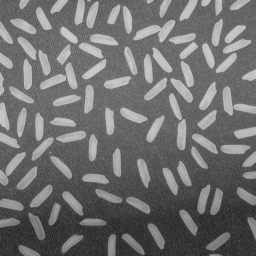
%> input picture MATLAB/Examples/rice.png, 256 x 256 px
$ octave F4_38.m   (GNU Octave 9; MATLAB toolbox functions it lacks are replaced by stand-ins)
%> lines starting %> are read from the running program, lines starting %| are printed output that depends on the picture
% F4_38.m

close all
clear
clc

I=imread('rice.png');
%> I is the input picture: size 256x256 uint8; min 40, max 204, mean 111.2
subplot(3,3,1),imshow(I),ylabel('原图像');
subplot(3,3,2),imhist(I);

%方法1-系统函数
J=imadjust(I,[40/255 204/255],[0/255 255/255]);    %图像的最小灰度值为40，最大灰度值为204
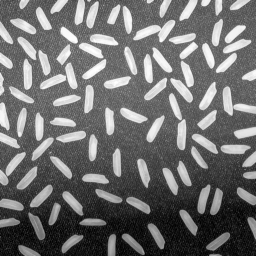
%> J: size 256x256 uint8; min 0, max 255, mean 110.8
%J=imadjust(I);
subplot(3,3,4),imshow(J),ylabel('变换图像(方法1)');
subplot(3,3,5),imhist(J);
%> after `imhist(J)`:
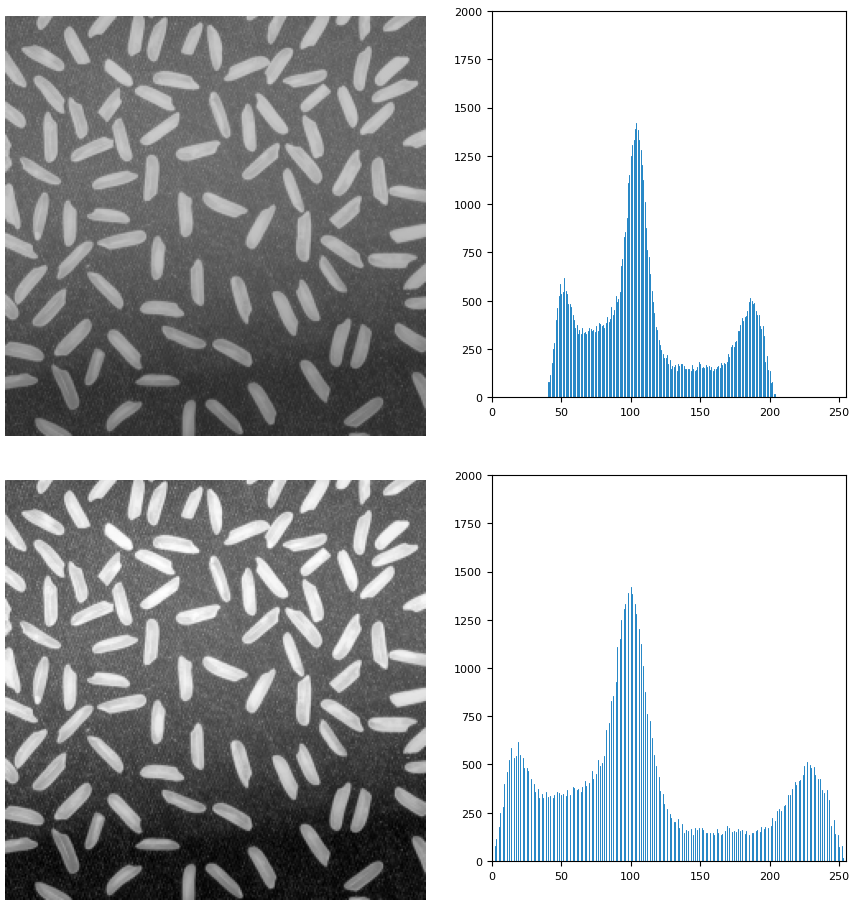
%> figure redrawn from the program's plot data, 4 panels

% [36 lines of commented-out code are left out]

$ run again, with MATLAB/Examples/F4_15a_BG.bmp saved as MATLAB/Examples/rice.png
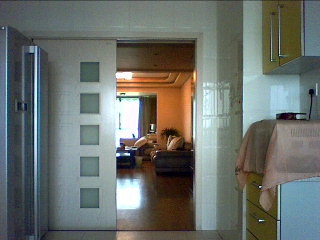
%> input picture MATLAB/Examples/F4_15a_BG.bmp, 320 x 240 px
%> I is the input picture: size 240x320x3 uint8; mean R, G, B 108, 112.5, 107.9
%> `J=imadjust(I,[40/255 204/255],[0/255 255/255]);`:
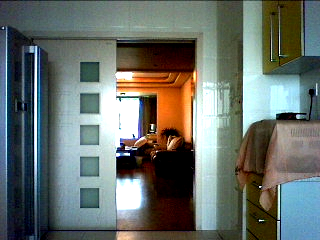
%> J: size 240x320x3 uint8; mean R, G, B 104.7, 111.7, 106
%> `imhist(J)`:
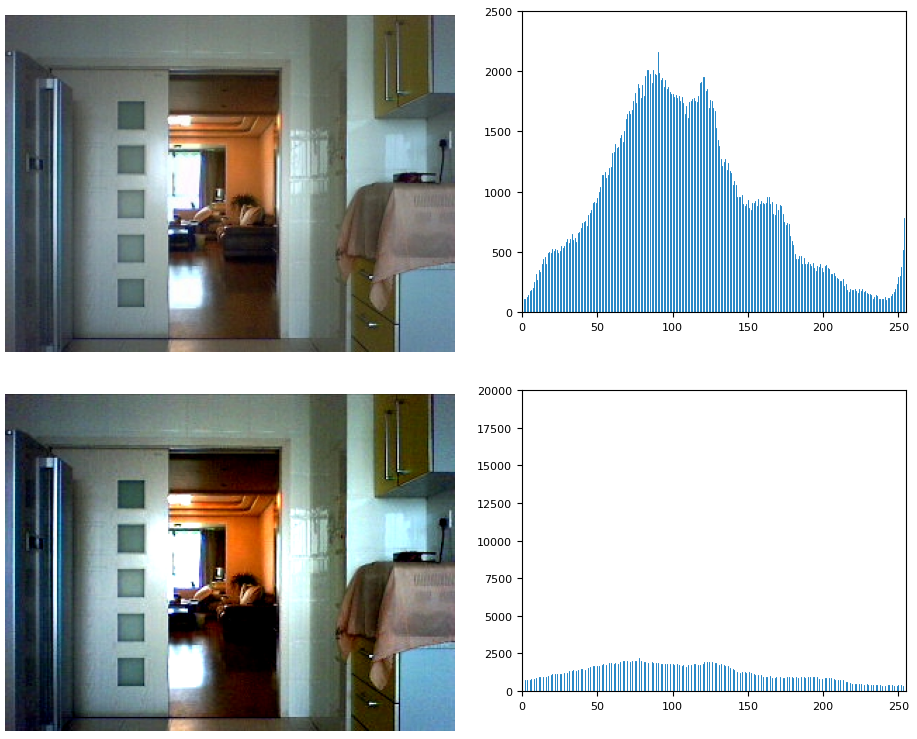
%> figure redrawn from the program's plot data, 4 panels
